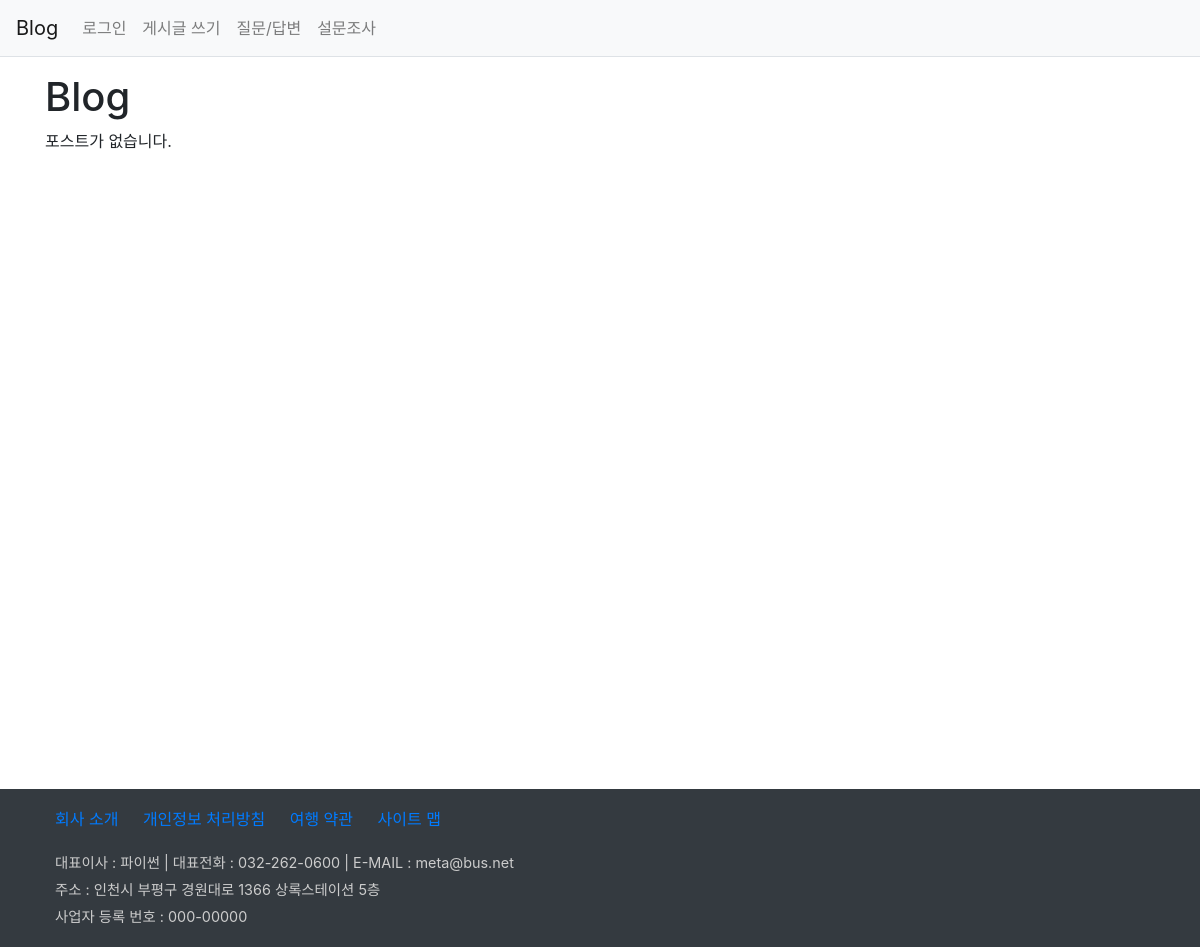
The app's page /blog/blog/, older data.
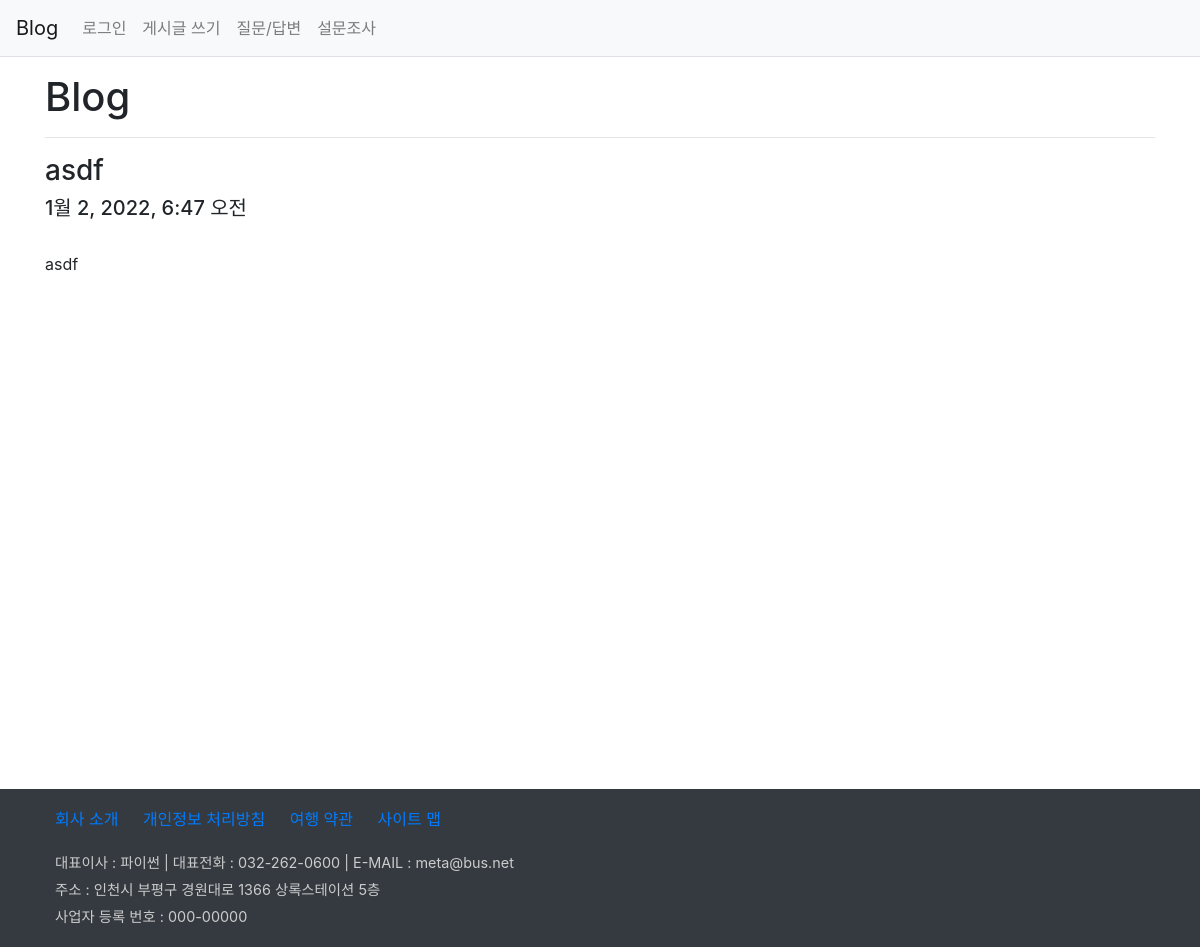
The same page, newer data.
### blog/models.py (models this page shows, shortened)
class Post(models.Model):
    title = models.CharField(max_length=100)
    content = models.TextField()
    pub_date = models.DateTimeField()
    modify_date = models.DateTimeField(null=True, blank=True)
    photo = models.ImageField(upload_to='blog/images/%Y/%m/%d/',
                              null=True, blank=True)

### blog/views.py (the view)
# urls.py: path('blog/', views.index, name='index'),
def index(request):
    post_list = Post.objects.all()
    context = {'post_list':post_list}
    return render(request, 'blog/post_list.html', context)

### templates/blog/post_list.html (shortened to what this page needs)
{% extends 'base.html' %}
{% block content %}
<div class="container my-3">
    <section>
        <h1>Blog</h1>
        {% if post_list %}
            {% for post in post_list %}
                <hr>
                <h3>{{ post.title }}</h3>
                <h5>{{ post.pub_date }}</h5>
                <p style="white-space:pre-line">
                    {{ post.content }}
                </p>
            {% endfor %}
        {% else %}
            <p>포스트가 없습니다.</p>
        {% endif %}
    </section>
</div>
{% endblock %}

Row changes from the older to the newer data that the page shows:
added Post: title "asdf", pub_date "1월 2, 2022, 6:47 오전", content "asdf"
Text that changed along with them:
text no longer shown: "포스트가 없습니다."
